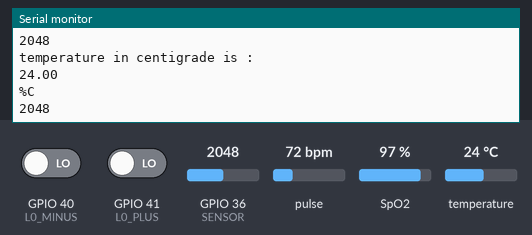
Simulated run of this sketch. Board: ESP32. On the bench: the last lines printed to the serial monitor. Inputs (shaded band) come from the test bench; at power-on: GPIO 40 (L0_MINUS) LOW, pulse 72 bpm, temperature 24 °C, SpO2 97 %, GPIO 36 (SENSOR) = 2048, GPIO 41 (L0_PLUS) LOW.

Above: at 1.5 s.
1.6 s: GPIO 40 (L0_MINUS) driven HIGH
At 2.9 s:
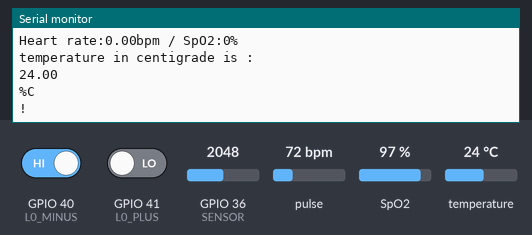
4.5 s: pulse set to 42 bpm
At 5.2 s:
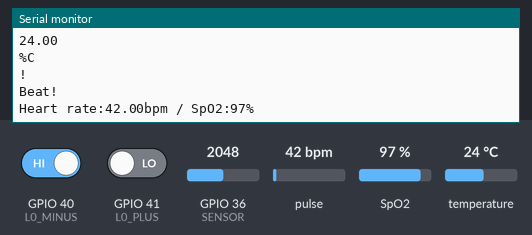
6.0 s: temperature set to 12 °C
At 7.3 s:
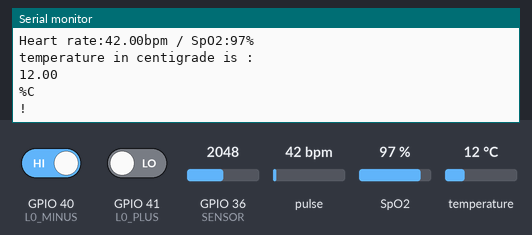
7.5 s: SpO2 set to 80 %
At 8.1 s:
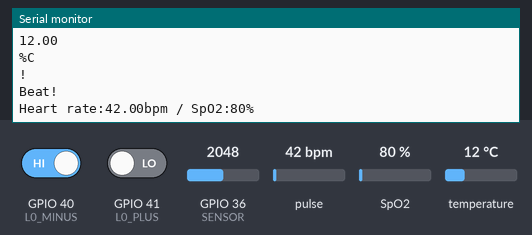
9.0 s: temperature set to 19 °C
At 10.4 s:
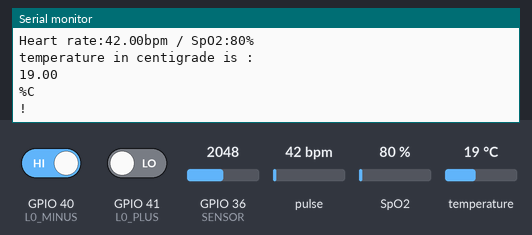
10.5 s: pulse set to 70 bpm
At 11.4 s:
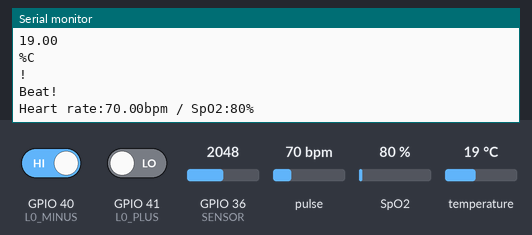
Timing chart, 0 to 13.0 s (numbered marks = the images above; inputs shaded):
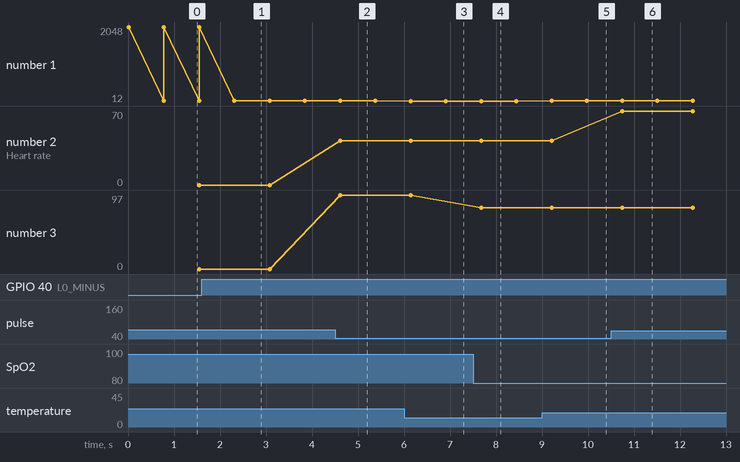

The sketch:

Atharva_College_Project.ino
```cpp
//#include "btecg.h"
#include "ad8232_iot.h"
#include "max30100.h"
#include "tempsensor.h"
#include <WiFi.h>


#define WIFISSID "Airtel_9819401408" // Put your Wifi SSID here
#define PASSWORD "air43234" // Put your WIFI password here


void wifi_setup()
{

  WiFi.begin(WIFISSID, PASSWORD);
  // Assign the pin as INPUT


  Serial.println();
  Serial.print("Waiting for WiFi...");

  while (WiFi.status() != WL_CONNECTED) {
    Serial.print(".");
    delay(500);
  }

  Serial.println("");
  Serial.println("WiFi Connected");
  Serial.println("IP address: ");
  Serial.println(WiFi.localIP());
}


void setup() {

   Serial.begin(115200);
   //wifi_setup();
   ecg_setup();
   max30100_setup();
   dsb_setup();


}

void loop() {

  float temperature = 0.00;
  // put your main code here, to run repeatedly:
   read_ecg_data();
   read_max30100_params();
   temperature = read_temperature();
   Serial.println("temperature in centigrade is :");
   Serial.println(temperature);
   Serial.println("%C");
 //  delay(1000);
}
```

ad8232_iot.h
```cpp
#ifndef _AD8232_IoT_H    // Put these two lines at the top of your header file.
#define _AD8232_IoT_H    // (Use a suitable name, usually based on the file name.)
#include <PubSubClient.h>

#define TOKEN "your token" // Put your Ubidots' TOKEN
#define MQTT_CLIENT_NAME "1234a5d6798" // MQTT client Name, please enter your own 8-12 alphanumeric character ASCII string;
                                           //it should be a random and unique ascii string and different from all other devices

/****************************************
 * Define Constants
 ****************************************/
#define VARIABLE_LABEL "Sensor" // Assign the variable label
#define DEVICE_LABEL "Demo" // Assig the device label

#define SENSOR A0 // Set the A0 as SENSOR
#define L0_MINUS 40
#define L0_PLUS 41
#define LOW 0
#define HIGH 1

void ecg_setup()
{
  pinMode(SENSOR, INPUT);
  pinMode(L0_PLUS, INPUT); // Setup for leads off detection LO +
  pinMode(L0_MINUS, INPUT); // Setup for leads off detection LO -
}

void read_ecg_data()
{
  if((digitalRead(L0_PLUS) == HIGH)||(digitalRead(L0_MINUS) == HIGH)){
    Serial.println('!');
  }
  else{
    // send the value of analog input 0:
      Serial.println(analogRead(SENSOR));
  }
  //Wait for a bit to keep serial data from saturating
  delay(1);

}

#endif _AD8232_IoT_H
```

max30100.h
```cpp
#ifndef _MAX30100_H
#define _MAX30100_H
#include "MAX30100_PulseOximeter.h"

#define REPORTING_PERIOD_MS 1000

// PulseOximeter is the higher level interface to the sensor
// it offers:
// * beat detection reporting
// * heart rate calculation
// * SpO2 (oxidation level) calculation
PulseOximeter pox;
uint32_t tsLastReport = 0;

// Callback (registered below) fired when a pulse is detected
void onBeatDetected()
{
   Serial.println("Beat!");
}

void max30100_setup(void)
{
   Serial.print("Initializing pulse oximeter..");

   // Initialize the PulseOximeter instance
   // Failures are generally due to an improper I2C wiring, missing power supply
   // or wrong target chip
   if (!pox.begin()) {
         Serial.println("FAILED");
         for(;;);
   } else {
         Serial.println("SUCCESS");
   }

   // The default current for the IR LED is 50mA and it could be changed
   // by uncommenting the following line. Check MAX30100_Registers.h for all the
   // available options.
   // pox.setIRLedCurrent(MAX30100_LED_CURR_7_6MA);

   // Register a callback for the beat detection
   pox.setOnBeatDetectedCallback(onBeatDetected);
}

void read_max30100_params(void)
{
	// Make sure to call update as fast as possible
    pox.update();

   // Asynchronously dump heart rate and oxidation levels to the serial
   // For both, a value of 0 means "invalid"
   if (millis() - tsLastReport > REPORTING_PERIOD_MS) {
             Serial.print("Heart rate:");
             Serial.print(pox.getHeartRate());
             Serial.print("bpm / SpO2:");
             Serial.print(pox.getSpO2());
             Serial.println("%");

             tsLastReport = millis();
   }
}


#endif
```

tempsensor.h
```cpp
#ifndef _TEMPSENSOR_H
#define _TEMPSENSOR_H

#include <OneWire.h>
#include <DallasTemperature.h>

#define DS18B20PIN 16

/* Create an instance of OneWire */
OneWire oneWire(DS18B20PIN);

DallasTemperature sensor(&oneWire);

inline void dsb_setup(void)
{
  /* Start the DS18B20 Sensor */
  sensor.begin();
}


float read_temperature(void)
{
	float tempinC = 0.00;

	sensor.requestTemperatures();
	tempinC = sensor.getTempCByIndex(0);

	return tempinC;
}


#endif
```

Measured:
- after the input at 1.6 s, the serial monitor: prints a new line after 0.71 s (image 1)
- after the input at 4.5 s, the serial monitor: prints a new line after 0.11 s (image 2)
- after the input at 6.0 s, the serial monitor: prints a new line after 0.14 s (image 3)
- after the input at 7.5 s, the serial monitor: prints a new line after 0.18 s (image 4)
- after the input at 9.0 s, the serial monitor: prints a new line after 0.21 s (image 5)
- after the input at 10.5 s, the serial monitor: prints a new line after 0.24 s (image 6)
- plotted number 1: 24 → 12 after the input at 6.0 s, 12 → 19 after the input at 9.0 s
- plotted number 2: 0 → 42 after the input at 4.5 s, 42 → 70 after the input at 10.5 s
